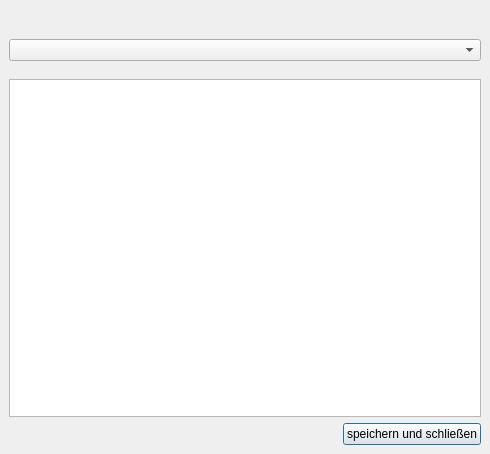
<?xml version="1.0" encoding="UTF-8"?>
<ui version="4.0">
 <class>ScoreCardDialogUi</class>
 <widget class="QDialog" name="ScoreCardDialogUi">
  <property name="geometry">
   <rect>
    <x>0</x>
    <y>0</y>
    <width>490</width>
    <height>454</height>
   </rect>
  </property>
  <property name="windowTitle">
   <string>TurnFix - Eingabe mit Wettkampfkarte</string>
  </property>
  <layout class="QVBoxLayout" name="verticalLayout_3">
   <property name="spacing">
    <number>0</number>
   </property>
   <property name="leftMargin">
    <number>0</number>
   </property>
   <property name="topMargin">
    <number>0</number>
   </property>
   <property name="rightMargin">
    <number>0</number>
   </property>
   <property name="bottomMargin">
    <number>0</number>
   </property>
   <item>
    <widget class="QWidget" name="headerWidget" native="true">
     <layout class="QVBoxLayout" name="verticalLayout">
      <item>
       <widget class="QLabel" name="lbl_tn">
        <property name="font">
         <font>
          <pointsize>16</pointsize>
          <weight>75</weight>
          <bold>true</bold>
         </font>
        </property>
       </widget>
      </item>
      <item>
       <widget class="QComboBox" name="cmb_status"/>
      </item>
     </layout>
    </widget>
   </item>
   <item>
    <widget class="QWidget" name="gbx_squad" native="true">
     <layout class="QVBoxLayout" name="verticalLayout_2">
      <item>
       <widget class="QTableView" name="pe_table">
        <property name="palette">
         <palette>
          <active>
           <colorrole role="Midlight">
            <brush brushstyle="SolidPattern">
             <color alpha="255">
              <red>255</red>
              <green>200</green>
              <blue>0</blue>
             </color>
            </brush>
           </colorrole>
           <colorrole role="Highlight">
            <brush brushstyle="SolidPattern">
             <color alpha="255">
              <red>255</red>
              <green>200</green>
              <blue>0</blue>
             </color>
            </brush>
           </colorrole>
           <colorrole role="HighlightedText">
            <brush brushstyle="SolidPattern">
             <color alpha="255">
              <red>0</red>
              <green>0</green>
              <blue>0</blue>
             </color>
            </brush>
           </colorrole>
          </active>
          <inactive>
           <colorrole role="Midlight">
            <brush brushstyle="SolidPattern">
             <color alpha="255">
              <red>255</red>
              <green>200</green>
              <blue>0</blue>
             </color>
            </brush>
           </colorrole>
           <colorrole role="Highlight">
            <brush brushstyle="SolidPattern">
             <color alpha="255">
              <red>255</red>
              <green>200</green>
              <blue>0</blue>
             </color>
            </brush>
           </colorrole>
           <colorrole role="HighlightedText">
            <brush brushstyle="SolidPattern">
             <color alpha="255">
              <red>0</red>
              <green>0</green>
              <blue>0</blue>
             </color>
            </brush>
           </colorrole>
          </inactive>
          <disabled>
           <colorrole role="Midlight">
            <brush brushstyle="SolidPattern">
             <color alpha="255">
              <red>255</red>
              <green>200</green>
              <blue>0</blue>
             </color>
            </brush>
           </colorrole>
           <colorrole role="Highlight">
            <brush brushstyle="SolidPattern">
             <color alpha="255">
              <red>51</red>
              <green>153</green>
              <blue>255</blue>
             </color>
            </brush>
           </colorrole>
           <colorrole role="HighlightedText">
            <brush brushstyle="SolidPattern">
             <color alpha="255">
              <red>0</red>
              <green>0</green>
              <blue>0</blue>
             </color>
            </brush>
           </colorrole>
          </disabled>
         </palette>
        </property>
        <property name="editTriggers">
         <set>QAbstractItemView::AllEditTriggers</set>
        </property>
        <property name="tabKeyNavigation">
         <bool>false</bool>
        </property>
        <property name="alternatingRowColors">
         <bool>true</bool>
        </property>
        <property name="selectionMode">
         <enum>QAbstractItemView::SingleSelection</enum>
        </property>
        <property name="selectionBehavior">
         <enum>QAbstractItemView::SelectRows</enum>
        </property>
        <attribute name="horizontalHeaderHighlightSections">
         <bool>false</bool>
        </attribute>
        <attribute name="verticalHeaderVisible">
         <bool>false</bool>
        </attribute>
        <attribute name="verticalHeaderDefaultSectionSize">
         <number>21</number>
        </attribute>
       </widget>
      </item>
      <item>
       <widget class="QPushButton" name="but_save">
        <property name="sizePolicy">
         <sizepolicy hsizetype="Fixed" vsizetype="Fixed">
          <horstretch>0</horstretch>
          <verstretch>0</verstretch>
         </sizepolicy>
        </property>
        <property name="layoutDirection">
         <enum>Qt::RightToLeft</enum>
        </property>
        <property name="text">
         <string>speichern und schließen</string>
        </property>
       </widget>
      </item>
     </layout>
    </widget>
   </item>
  </layout>
 </widget>
 <resources/>
 <connections/>
</ui>
